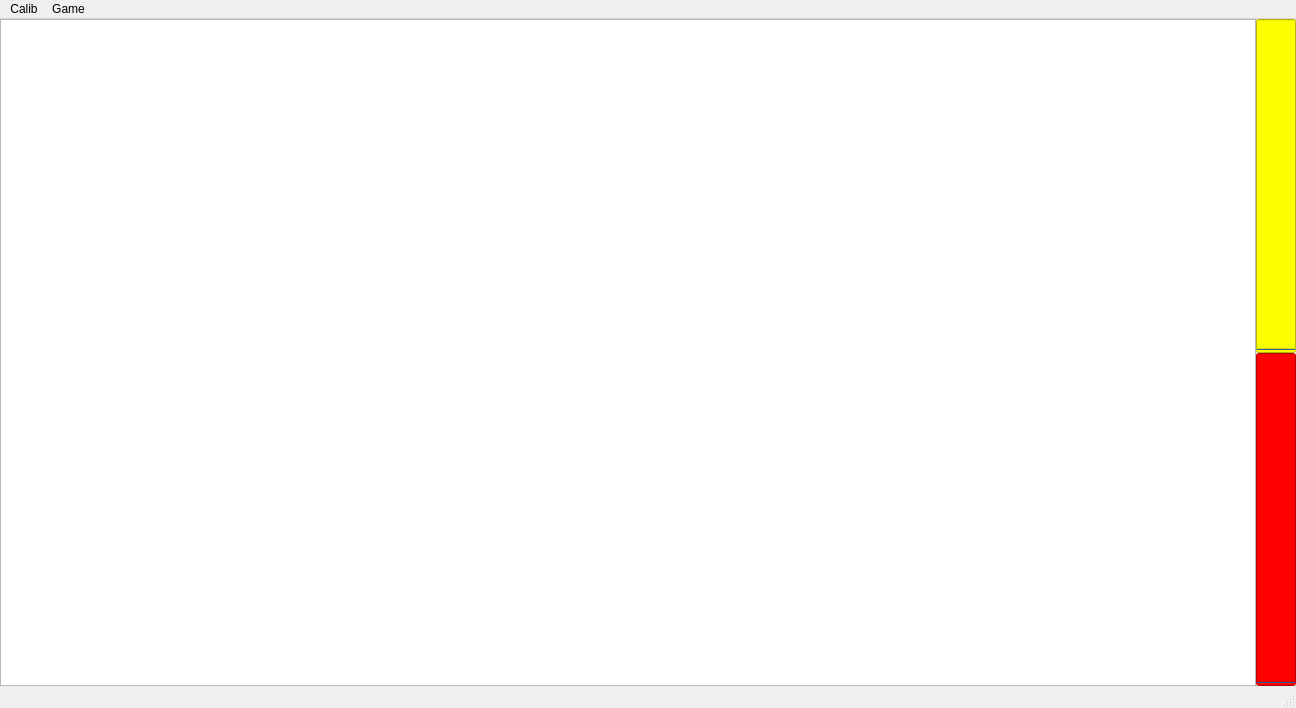
<?xml version="1.0" encoding="UTF-8"?>
<ui version="4.0">
 <class>MainWindow</class>
 <widget class="QMainWindow" name="MainWindow">
  <property name="geometry">
   <rect>
    <x>0</x>
    <y>0</y>
    <width>1296</width>
    <height>708</height>
   </rect>
  </property>
  <property name="windowTitle">
   <string>P4</string>
  </property>
  <widget class="QWidget" name="centralwidget">
   <layout class="QHBoxLayout" name="horizontalLayout">
    <property name="spacing">
     <number>0</number>
    </property>
    <property name="leftMargin">
     <number>0</number>
    </property>
    <property name="topMargin">
     <number>0</number>
    </property>
    <property name="rightMargin">
     <number>0</number>
    </property>
    <property name="bottomMargin">
     <number>0</number>
    </property>
    <item>
     <layout class="QHBoxLayout" name="horizontalLayout_2">
      <property name="spacing">
       <number>0</number>
      </property>
      <property name="leftMargin">
       <number>0</number>
      </property>
      <property name="topMargin">
       <number>0</number>
      </property>
      <property name="rightMargin">
       <number>0</number>
      </property>
      <property name="bottomMargin">
       <number>0</number>
      </property>
      <item>
       <widget class="GraphicsLayoutWidget" name="graphicsView">
        <property name="minimumSize">
         <size>
          <width>500</width>
          <height>0</height>
         </size>
        </property>
        <property name="maximumSize">
         <size>
          <width>16777215</width>
          <height>16777215</height>
         </size>
        </property>
       </widget>
      </item>
      <item>
       <layout class="QVBoxLayout" name="verticalLayout">
        <property name="spacing">
         <number>0</number>
        </property>
        <property name="leftMargin">
         <number>0</number>
        </property>
        <property name="topMargin">
         <number>0</number>
        </property>
        <property name="rightMargin">
         <number>0</number>
        </property>
        <property name="bottomMargin">
         <number>0</number>
        </property>
        <item>
         <widget class="QProgressBar" name="progressBar">
          <property name="minimumSize">
           <size>
            <width>40</width>
            <height>0</height>
           </size>
          </property>
          <property name="styleSheet">
           <string notr="true">background-color: rgb(255, 255, 0);</string>
          </property>
          <property name="value">
           <number>0</number>
          </property>
          <property name="textVisible">
           <bool>false</bool>
          </property>
          <property name="orientation">
           <enum>Qt::Vertical</enum>
          </property>
          <property name="textDirection">
           <enum>QProgressBar::BottomToTop</enum>
          </property>
         </widget>
        </item>
        <item>
         <widget class="QProgressBar" name="progressBar_2">
          <property name="minimumSize">
           <size>
            <width>40</width>
            <height>0</height>
           </size>
          </property>
          <property name="styleSheet">
           <string notr="true">background-color: rgb(255, 0, 0);</string>
          </property>
          <property name="value">
           <number>0</number>
          </property>
          <property name="textVisible">
           <bool>false</bool>
          </property>
          <property name="orientation">
           <enum>Qt::Vertical</enum>
          </property>
          <property name="invertedAppearance">
           <bool>false</bool>
          </property>
          <property name="textDirection">
           <enum>QProgressBar::BottomToTop</enum>
          </property>
         </widget>
        </item>
       </layout>
      </item>
     </layout>
    </item>
   </layout>
  </widget>
  <widget class="QMenuBar" name="menubar">
   <property name="geometry">
    <rect>
     <x>0</x>
     <y>0</y>
     <width>1296</width>
     <height>21</height>
    </rect>
   </property>
   <widget class="QMenu" name="menuCalib">
    <property name="title">
     <string>Calib</string>
    </property>
    <widget class="QMenu" name="menuCompute_Machine_Learning">
     <property name="title">
      <string>Compute Machine Learning</string>
     </property>
     <addaction name="actionCalibVhdr"/>
    </widget>
    <addaction name="menuCompute_Machine_Learning"/>
   </widget>
   <widget class="QMenu" name="menuGame">
    <property name="title">
     <string>Game</string>
    </property>
    <addaction name="actionStart_Game"/>
   </widget>
   <addaction name="menuCalib"/>
   <addaction name="menuGame"/>
  </widget>
  <widget class="QStatusBar" name="statusbar"/>
  <action name="actionStart_Game">
   <property name="text">
    <string>Start Game </string>
   </property>
  </action>
  <action name="actionCalibVhdr">
   <property name="text">
    <string>Pick a *.vhdr file</string>
   </property>
  </action>
 </widget>
 <customwidgets>
  <customwidget>
   <class>GraphicsLayoutWidget</class>
   <extends>QGraphicsView</extends>
   <header>pyqtgraph</header>
  </customwidget>
 </customwidgets>
 <resources/>
 <connections/>
</ui>
